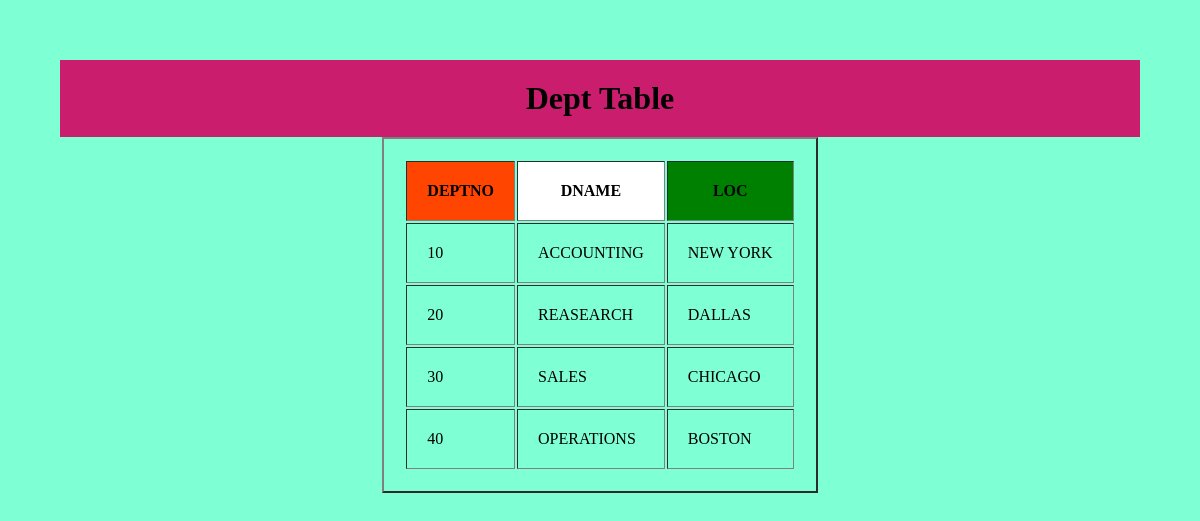
Page /jsp/ on the committed database.
### app/models.py (models this page shows, shortened)
class Dept(models.Model):
    deptno=models.IntegerField(primary_key=True)
    dname=models.CharField(max_length=100)
    loc=models.CharField(max_length=100)

### app/views.py (the view)
# urls.py: path('jsp/',jsp, name='jsp'),
def jsp(request):
    lod=Dept.objects.all()
    d={'dept':lod}
    return render(request,'jsp.html',d)

### templates/jsp.html (shortened to what this page needs)
{% load static %}
<!DOCTYPE html>
<html lang="en">
<head>
    <link rel="stylesheet" href="{% static 'css/c1.css' %}">
</head>
<body>
    <center>
        <h1>Dept Table</h1>
        <table border="2px">
            <tr>
                <th id="a">DEPTNO</th>
                <th id="b">DNAME</th>
                <th id="c">LOC</th>
            </tr>
            {% for a in dept %}
            <tr class="hai">
                <td>{{a.deptno}}</td>
                <td>{{a.dname}}</td>
                <td>{{a.loc}}</td>
            </tr>
            {% endfor %}
        </table>
    </center>
</body>
</html>

### static/css/c1.css (style rules this page uses)
* { margin: 0% ; padding: 20px; }
#a { background-color:orangered; }
#b { background-color: white; }
#c { background-color: green; }
body { background-color: aquamarine; }
h1 { background-color:rgb(203, 29, 110); }

### rows in the picture
Dept: deptno "10", dname "ACCOUNTING", loc "NEW YORK"
Dept: deptno "20", dname "REASEARCH", loc "DALLAS"
Dept: deptno "30", dname "SALES", loc "CHICAGO"
Dept: deptno "40", dname "OPERATIONS", loc "BOSTON"
